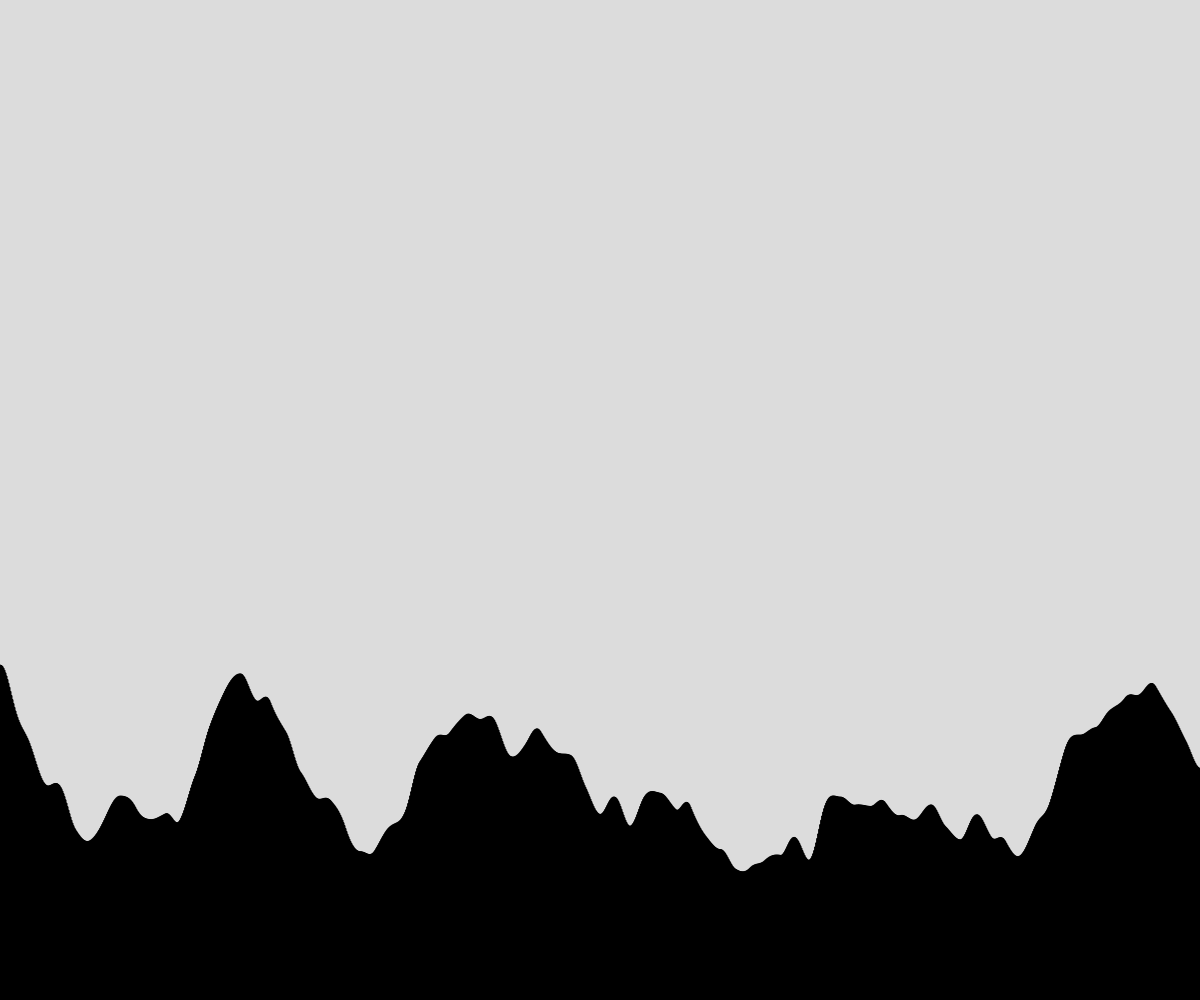
Frame 1 (no input)
Frame 60 (no input): identical to frame 1, image omitted
Frame 120 (the mouse pressed at the canvas centre since frame 60): identical to frame 1, image omitted

The p5.js sketch that drew this single still picture (run headless with seeded random() and noise() and a simulated clock; from frame 60 on, the mouse is pressed at the canvas centre):

// p5.js sketch
// ── sketch.js
// Project Title
// Your Name
// Date
//
// Extra for Experts:
// - describe what you did to take this project "above and beyond"

const RECT_WIDTH = 1;
let MAX_HEIGHT;
let FREQ;

function setup() {
  createCanvas(windowWidth, windowHeight);
  MAX_HEIGHT = height / 2;
  FREQ = 10 / width;
}

function draw() {
  background(220);
  fill("black");
  for(let i = 0; i < width; i += RECT_WIDTH) {
    const rect_height = MAX_HEIGHT * noise(i * FREQ);
    rect(i, height - rect_height, RECT_WIDTH, rect_height);
  }
}
